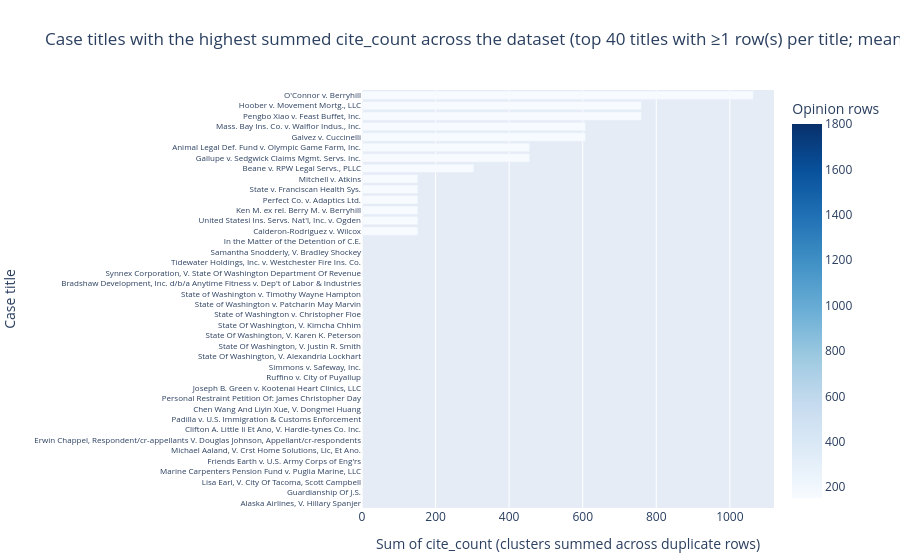

The notebook cell saved with this chart:
### Markdown cell above
## Question (c) — top authorities by summed cites (horizontal bars)

Default: **top 45** titles, **min 1** row per title.

### Code cell
fig_c = mp1a.fig_q3_top_authorities(df, top_n=45, min_opinion_rows=1)
fig_c.show(config=mp1a._GRAPH_CONFIG)

### Figure 1 — Plotly figure (JSON) as saved in the notebook; plotly's stock layout.template omitted (floating-point values rounded to 4 significant figures)
{"data": [{"hovertemplate": "Sum of cite_count (clusters summed across duplicate rows)=%{x}<br>Case title=%{y}<br>Rows in pull for this title=%{marker.color}<extra></extra>", "legendgroup": "", "marker": {"color": [1800, 1800, 1800, 152, 152, 1800, 1800, 1800, 152, 1800, 1800, 1800, 152, 152, 1800, 1800, 1800, 1800, 1800, 1800, 1800, 1800, 1800, 152, 1800, 1800, 152, 152, 152, 152, 152, 152, 152, 152, 152, 152, 152, 152, 152, 152], "coloraxis": "coloraxis", "pattern": {"shape": ""}}, "name": "", "orientation": "h", "selected": {"marker": {"opacity": 0.85}}, "showlegend": false, "textposition": "auto", "type": "bar", "unselected": {"marker": {"opacity": 0.35}}, "x": [0, 0, 0, 0, 0, 0, 0, 0, 0, 0, 0, 0, 0, 0, 0, 0, 0, 0, 0, 0, 0, 0, 0, 0, 0, 0, 152, 152, 152, 152, 152, 152, 304, 456, 456, 608, 608, 760, 760, 1064], "xaxis": "x", "y": ["Alaska Airlines, V. Hillary Spanjer", "Guardianship Of J.S.", "Lisa Earl, V. City Of Tacoma, Scott Campbell", "Marine Carpenters Pension Fund v. Puglia Marine, LLC", "Friends Earth v. U.S. Army Corps of Eng'rs", "Michael Aaland, V. Crst Home Solutions, Llc, Et Ano.", "Erwin Chappel, Respondent/cr-appellants V. Douglas Johnson, Appellant/cr-respondents", "Clifton A. Little Ii Et Ano, V. Hardie-tynes Co. Inc.", "Padilla v. U.S. Immigration & Customs Enforcement", "Chen Wang And Liyin Xue, V. Dongmei Huang", "Personal Restraint Petition Of: James Christopher Day", "Joseph B. Green v. Kootenai Heart Clinics, LLC", "Ruffino v. City of Puyallup", "Simmons v. Safeway, Inc.", "State Of Washington, V. Alexandria Lockhart", "State Of Washington, V. Justin R. Smith", "State Of Washington, V. Karen K. Peterson", "State Of Washington, V. Kimcha Chhim", "State of Washington v. Christopher Floe", "State of Washington v. Patcharin May Marvin", "State of Washington v. Timothy Wayne Hampton", "Bradshaw Development, Inc. d/b/a Anytime Fitness v. Dep't of Labor & Industries", "Synnex Corporation, V. State Of Washington Department Of Revenue", "Tidewater Holdings, Inc. v. Westchester Fire Ins. Co.", "Samantha Snodderly, V. Bradley Shockey", "In the Matter of the Detention of C.E.", "Calderon-Rodriguez v. Wilcox", "United Statesi Ins. Servs. Nat'l, Inc. v. Ogden", "Ken M. ex rel. Berry M. v. Berryhill", "Perfect Co. v. Adaptics Ltd.", "State v. Franciscan Health Sys.", "Mitchell v. Atkins", "Beane v. RPW Legal Servs., PLLC", "Gallupe v. Sedgwick Claims Mgmt. Servs. Inc.", "Animal Legal Def. Fund v. Olympic Game Farm, Inc.", "Galvez v. Cuccinelli", "Mass. Bay Ins. Co. v. Walflor Indus., Inc.", "Pengbo Xiao v. Feast Buffet, Inc.", "Hoober v. Movement Mortg., LLC", "O'Connor v. Berryhill"], "yaxis": "y"}], "layout": {"barmode": "relative", "clickmode": "event+select", "coloraxis": {"colorbar": {"title": {"text": "Opinion rows"}}, "colorscale": [[0, "rgb(247,251,255)"], [0.125, "rgb(222,235,247)"], [0.25, "rgb(198,219,239)"], [0.375, "rgb(158,202,225)"], [0.5, "rgb(107,174,214)"], [0.625, "rgb(66,146,198)"], [0.75, "rgb(33,113,181)"], [0.875, "rgb(8,81,156)"], [1, "rgb(8,48,107)"]]}, "dragmode": "select", "legend": {"tracegroupgap": 0}, "margin": {"b": 50, "l": 10, "r": 10, "t": 90}, "title": {"text": "Case titles with the highest summed cite_count across the dataset (top 40 titles with ≥1 row(s) per title; mean cite_count per opinion row = 0.1518)"}, "xaxis": {"anchor": "y", "domain": [0, 1], "title": {"text": "Sum of cite_count (clusters summed across duplicate rows)"}}, "yaxis": {"anchor": "x", "domain": [0, 1], "tickfont": {"size": 8}, "title": {"text": "Case title"}}}}
